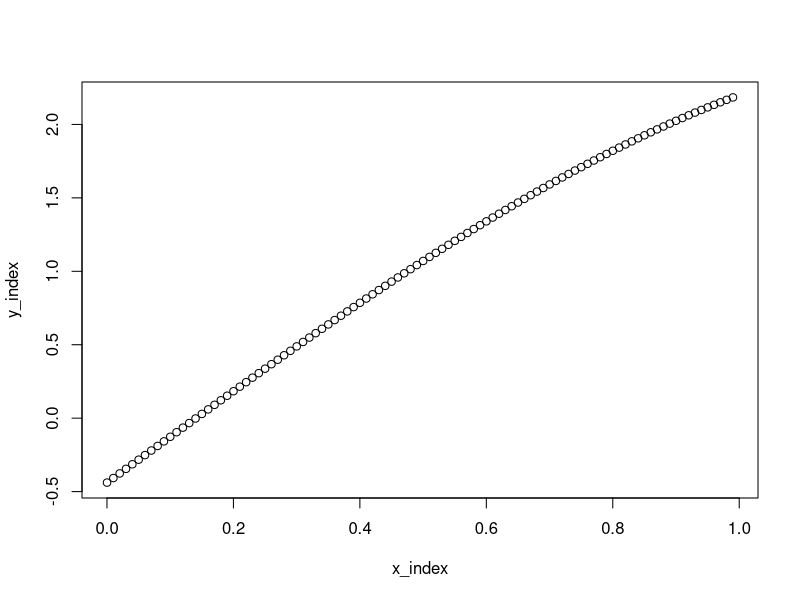
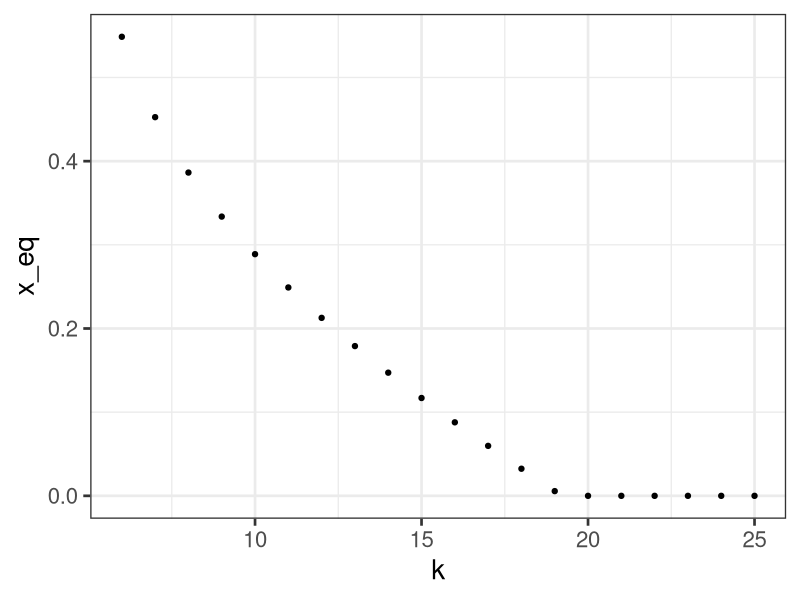
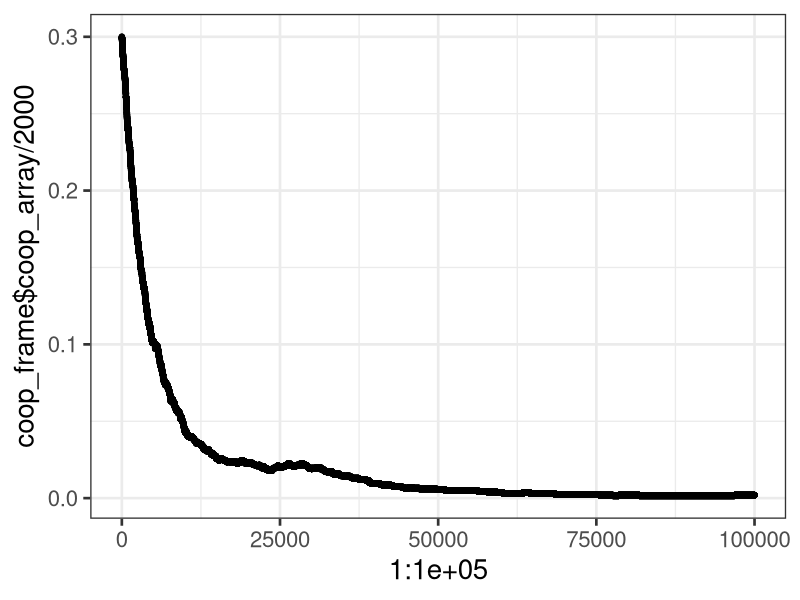

Here is the R script that generated these plots, in order: (Note: a time limit stopped this script after it produced the figures.)
#paper plots
library(ggplot2)

##################################################################################################
#####计算原始状态x均衡值
sstate<- function(x,N,k,c){
   (1-(1-x)^N)/(N*x*(1-x)^(N-1))-log2(k)/(c*(k-N))
}

pstate <- function(x,N,k,c){
    log2(k)*(1-x)^(N-1)/2+c*(k-1)/2-c*(k-N)*(1-(1-x)^N)/(N*x)
}

b_c_rate <- function(k,N,c){
    log(k)/(c*(k-N))
}

x_index <- seq(0.0001,0.9999,by=0.01)

y_index <- pstate(x_index,4,20,0.4)
plot(x=x_index,y_index)
plot_x_k <- function(N,c,len){
    k_array=(N+1):(N+len)
    results = c()
 
    for(i in k_array){
        temRes = tryCatch({
            uniroot(sstate,c(0.0001,0.9999),N=N,k=i,c=c,tol = 0.0001)$root
               
        },  error=function(e){
            print("ok")
            0
        })
        results <- c(results,temRes)
    }
    resultFrame <- data.frame(k=k_array[1:length(results)],x_eq=results)
  
}

plot_x_k2 <- function(N,c,len){
    k_array=(N+1):(N+len)
   
    results2=c()
    for(i in k_array){
       temRes=tryCatch({
           temRes =uniroot(pstate,c(0.0001,0.9999),N=N,k=i,c=c,tol = 0.0001)$root
           
            },error=function(e){
                1
            })
       results2=c(results2,temRes)
       
        
    }
    resultFrame <- data.frame(k=k_array,x_eq=results2)
  
}

resFrame <- plot_x_k(5,0.4,10)
resFrame2 <- plot_x_k2(5,0.4,10)
resFrame3 <-b_c_rate(resFrame$k,5,0.4)
resFrame3 <- data.frame(k=resFrame$k,x_eq=resFrame3)


###计算惩罚机制下均衡解


# frame_bind <- cbind(resFrame,resFrame2,resFrame3)
# names(frame_bind) <- c("k1","x1","k2","x2","k3","x3")

# p <- ggplot(data = frame_bind)+
#     geom_point(aes(x=k1,y=x1),size=4, shape=20,colour="red")+
#     geom_line(aes(x=k1,y=x1),colour="red")+
#     geom_point(aes(x=k2,y=x2),size=4, shape=15,colour="green")+
#     geom_line(aes(x=k2,y=x2),colour="green")+
#     geom_point(aes(x=k3,y=x3),size=4, shape=10,colour="blue")+
#     geom_line(aes(x=k3,y=x3),colour="blue")+xlab("K")+ylab("Frequency of Cooperation")
# 
# p <- p+theme(legend.position="right")

data_rbind <- rbind(resFrame2,resFrame)
label <- c(rep("P_DGG",10),rep("DGG",10))
data_rbind[,"label"] <- as.factor(label)

P <- ggplot(data = data_rbind,aes(x=k,y=x_eq,color=label,shape=label))+
    geom_line()+geom_point(size=5)
previous_theme <- theme_set(theme_bw(base_size = 20))
P <- P+xlab("K")+ylab("Frequency of Cooperation")
p <- P+theme(legend.position=c(0.9,0.8),legend.title=element_blank())
p <- p+scale_x_continuous(breaks=6:15)


###########################
#####compare c vs x
resFrame <- plot_x_k(5,0.1,20)
resFrame2 <- plot_x_k(5,0.2,20)
resFrame3 <- plot_x_k(5,0.3,20)


qplot(data=resFrame3,x=k,y=x_eq)
data_rbind2 <- rbind(resFrame,resFrame2,resFrame3)
label <- c(rep("c=0.1",dim(resFrame)[1]),
               rep("c=0.2",dim(resFrame2)[1]),rep("c=0.3",dim(resFrame3)[1]))
data_rbind2[,"label"] <- as.factor(label)

P <- ggplot(data = data_rbind2,aes(x=k,y=x_eq,color=label,shape=label))+
    geom_line()+geom_point(size=4)

P <- P+xlab("c")+ylab("Frequency of Cooperation")
p <- P+theme(legend.position=c(0.9,0.8),legend.title=element_blank())

######################################################################################
#####dynamic evolution simulation
iniProb <- 0.3
poplation <- c(rep(1,iniProb*2000),rep(0,2000-iniProb*2000))
poplation <- sample(poplation)
payoff <- rep(0,100)
k=15
N=5
c=0.4

b_payoff <- log2(k)
cooperater <- function(NC){
    log2(k)-c*(k-N)/NC
}

defector <- function(NC){
    if(NC>0){
        log2(k)
    }else{
        0
    }
}

getAgentPayoff <- function(){
    agent = sample(1:2000,5,replace = TRUE)
    NC = sum(poplation[agent])
    
    index = sample(agent,1)
    if(NC==0){
        payoff=0
    }else{
        if(poplation[index]==0){
            payoff=defector(NC)
        }else{
            payoff=cooperater(NC)
        }
    }
    
    agentPayoff <- list(ind=index,pay=payoff)
}

coop_array <- rep(-1,100000)
for(i in 1:100000){
    agent_i <- getAgentPayoff()
    agent_j <- getAgentPayoff()
    
    trans_prob <- (agent_i$pay-agent_j$pay)/b_payoff
    
    
    if(trans_prob < 0){
        if(trans_prob < -1){
            trans_prob=-1
        }
        poplation[agent_i$ind]=sample(c(poplation[agent_i$ind],poplation[agent_j$ind]),
                                      1,prob = c(1+trans_prob,-trans_prob))
    }
    if(trans_prob>0){
        if(trans_prob > 1){
            trans_prob=1
        }
        poplation[agent_j$ind]=sample(c(poplation[agent_j$ind],poplation[agent_i$ind]),
                                      1,prob = c(1-trans_prob,trans_prob))
    }

    
    coop_array[i]=sum(poplation)
}

coop_frame <- data.frame(coop_array)
qplot(x=1:100000,y=coop_frame$coop_array/2000,data = coop_frame)


# feimi <- function(x){
#     beta=0.9
#     1/(1+exp(-beta*x))
# }
simu_result=c()
for(k in 6:15){
    b_payoff <- log2(k)
    cooper=0
    for(j in 1:50){
        iniProb <- 0.3
        poplation <- c(rep(1,iniProb*2000),rep(0,2000-iniProb*2000))
        poplation <- sample(poplation)
        print(sum(poplation))
        N <- 5
        
        for(i in 1:100000){
            agent_i <- getAgentPayoff()
            agent_j <- getAgentPayoff()
            
            trans_prob <- (agent_i$pay-agent_j$pay)/b_payoff
            
            if(trans_prob < 0){
                if(trans_prob < -1){
                    trans_prob=-1
                }
                poplation[agent_i$ind]=sample(c(poplation[agent_i$ind],poplation[agent_j$ind]),
                                              1,prob = c(1+trans_prob,-trans_prob))
            }
            if(trans_prob>0){
                if(trans_prob > 1){
                    trans_prob=1
                }
                poplation[agent_j$ind]=sample(c(poplation[agent_j$ind],poplation[agent_i$ind]),
                                              1,prob = c(1-trans_prob,trans_prob))
            }
        }
        cooper=cooper+sum(poplation)
    }
    print(cooper/(2000*50))
    simu_result <- c(simu_result,cooper/(2000*50))
}



   
#####################################################################################
#####penalty simunation
set.seed(2333)
iniProb <- 0.5
poplation <- c(rep(1,iniProb*2000),rep(0,2000-iniProb*2000))
poplation <- sample(poplation)
record <- rep(0,2000)
k=6
N=5
c=0.4

b_payoff <- log2(k)
cooperater <- function(NC){
    b_payoff-c*(k-N)/NC
}

defector <- function(NC){
    if(NC>0){
        b_payoff
    }else{
        0
    }
}

getAgentPayoff <- function(){
    index_array=1:2000
    agents1 = sample(index_array,5,replace = FALSE)
    index=agents1[1]
    sum=getPayoff(agents1)
    
#     agents2=sample(index_array[index_array!=index],5,replace = FALSE)
#     agents2=c(index,agents2)
#     sum=sum+getPayoff(agents2)
    agentPayoff <- list(ind=index,pay=sum/2)
}

getPayoff <- function(agents){
    if(sum(record[agents])>0){
        record[agents]=0
        0
    }else{
        NC = sum(poplation[agents])
        index=agents[1]
        if(NC==0){
            payoff=0
        }else{
            if(poplation[index]==0){
                payoff=defector(NC)
            }else{
                payoff=cooperater(NC)
            }
        }
        record[agents]=1-poplation[agents]
        payoff
    }
}

coop_array <- rep(-1,100000)
for(i in 1:100000){
    agent_i <- getAgentPayoff()
    agent_j <- getAgentPayoff()
    
    trans_prob <- (agent_i$pay-agent_j$pay)/b_payoff
    
    if(trans_prob < 0){
        poplation[agent_i$ind]=sample(c(poplation[agent_i$ind],poplation[agent_j$ind]),
                                      1,prob = c(1+trans_prob,-trans_prob))
    }
    if(trans_prob>0){
        poplation[agent_j$ind]=sample(c(poplation[agent_j$ind],poplation[agent_i$ind]),
                                      1,prob = c(1-trans_prob,trans_prob))
    }
    
    
    coop_array[i]=sum(poplation)
}

coop_frame <- data.frame(ind=1:100000,sum=coop_array)
qplot(x=ind,y=sum/2000,data = coop_frame)



#############################################################
#######penalty2
set.seed(2333)
iniProb <- 0.2
poplation <- c(rep(1,iniProb*2000),rep(0,2000-iniProb*2000))
poplation <- sample(poplation)
record <- rep(0,2000)
k=6
N=5
c=0.1


cooperater <- function(NC){
    b_payoff-c*(k-N)/NC
}

defector <- function(NC){
    if(NC>0){
        b_payoff
    }else{
        0
    }
}

getAgentPayoff <- function(){
    index_array=1:2000
    agents1 = sample(index_array,6,replace = FALSE)
    index=agents1[1]
    sum=getPayoff(agents1)
    
    agents2=sample(index_array[index_array!=index],5,replace = FALSE)
    agents2=c(index,agents2)
    sum=sum+getPayoff(agents2)
    
    agents3=sample(index_array[index_array!=index],5,replace = FALSE)
    agents3=c(index,agents3)
    sum=sum+getPayoff(agents3)
    
    agents4=sample(index_array[index_array!=index],5,replace = FALSE)
    agents4=c(index,agents4)
    sum=sum+getPayoff(agents4)
    
    agentPayoff <- list(ind=index,pay=sum/4)
}

getPayoff <- function(agents){
   
        NC = sum(poplation[agents])
       
        index=agents[1]
        if(NC==0){
            payoff=0
        }else{
            if(poplation[index]==0){
                payoff=defector(NC)
            }else{
                payoff=cooperater(NC)
            }
        }
        
        if((record[agents[1]])==1){
            0
        }
        tem_agents1 = agents[record[agents]==0]
        tem_agents2 = agents[record[agents]==1]

        record[tem_agents1]=1-poplation[tem_agents1]
        record[tem_agents2]=0
        payoff
    
}

coop_array <- rep(-1,100000)
for(i in 1:100000){
    agent_i <- getAgentPayoff()
    agent_j <- getAgentPayoff()
    
    trans_prob <- (agent_i$pay-agent_j$pay)/b_payoff
    
    if(trans_prob < 0){
        poplation[agent_i$ind]=sample(c(poplation[agent_i$ind],poplation[agent_j$ind]),
                                      1,prob = c(1+trans_prob,-trans_prob))
    }
    if(trans_prob>0){
        poplation[agent_j$ind]=sample(c(poplation[agent_j$ind],poplation[agent_i$ind]),
                                      1,prob = c(1-trans_prob,trans_prob))
    }
    
    
    coop_array[i]=sum(poplation)
}

coop_frame <- data.frame(ind=1:100000,sum=coop_array)
qplot(x=ind,y=sum/2000,data = coop_frame)
